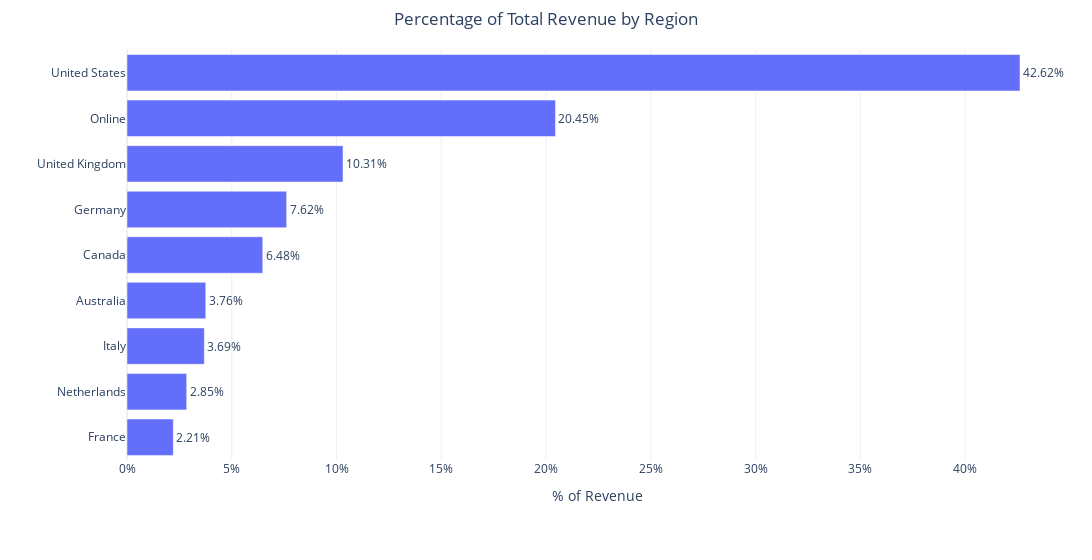

This figure's notebook cell:
### Markdown cell above
### Percentage of Total Revenue by Region

### Code cell
country_rev= (
    sales
    .groupby('store_country')['revenue']
    .sum()
    .reset_index()
    .assign(pct=lambda df: (df['revenue'] / df['revenue'].sum() * 100).round(2))
)

fig = px.bar(
    country_rev.sort_values('pct'),
    x='pct',
    y='store_country',
    orientation='h',
    title='Percentage of Total Revenue by Region',
    labels={'pct': '% of Revenue', 'store_country': ''},
    text_auto=True,
    template='plotly_white'
)

fig.update_traces(
    textposition='outside',
    hoverinfo='skip',
    hovertemplate=None
)

fig.update_layout(
    margin=dict(t=50, l=25, r=25, b=100),
    xaxis_ticksuffix='%',
    title=dict(x=0.5, xanchor='center'),
    width=1200
)

fig.show()

#fig.write_image("Static Charts/total_rev_region.png", scale=2)

### Figure 1 — Plotly figure (JSON) as saved in the notebook; plotly's stock layout.template omitted (floating-point values rounded to 4 significant figures)
{"data": [{"hoverinfo": "skip", "legendgroup": "", "marker": {"color": "#636efa", "pattern": {"shape": ""}}, "name": "", "orientation": "h", "showlegend": false, "textposition": "outside", "texttemplate": "%{x}", "type": "bar", "x": [2.21, 2.85, 3.69, 3.76, 6.48, 7.62, 10.31, 20.45, 42.62], "xaxis": "x", "y": ["France", "Netherlands", "Italy", "Australia", "Canada", "Germany", "United Kingdom", "Online", "United States"], "yaxis": "y"}], "layout": {"barmode": "relative", "legend": {"tracegroupgap": 0}, "margin": {"b": 100, "l": 25, "r": 25, "t": 50}, "title": {"text": "Percentage of Total Revenue by Region", "x": 0.5, "xanchor": "center"}, "width": 1200, "xaxis": {"anchor": "y", "domain": [0, 1], "ticksuffix": "%", "title": {"text": "% of Revenue"}}, "yaxis": {"anchor": "x", "domain": [0, 1], "title": {"text": ""}}}}
